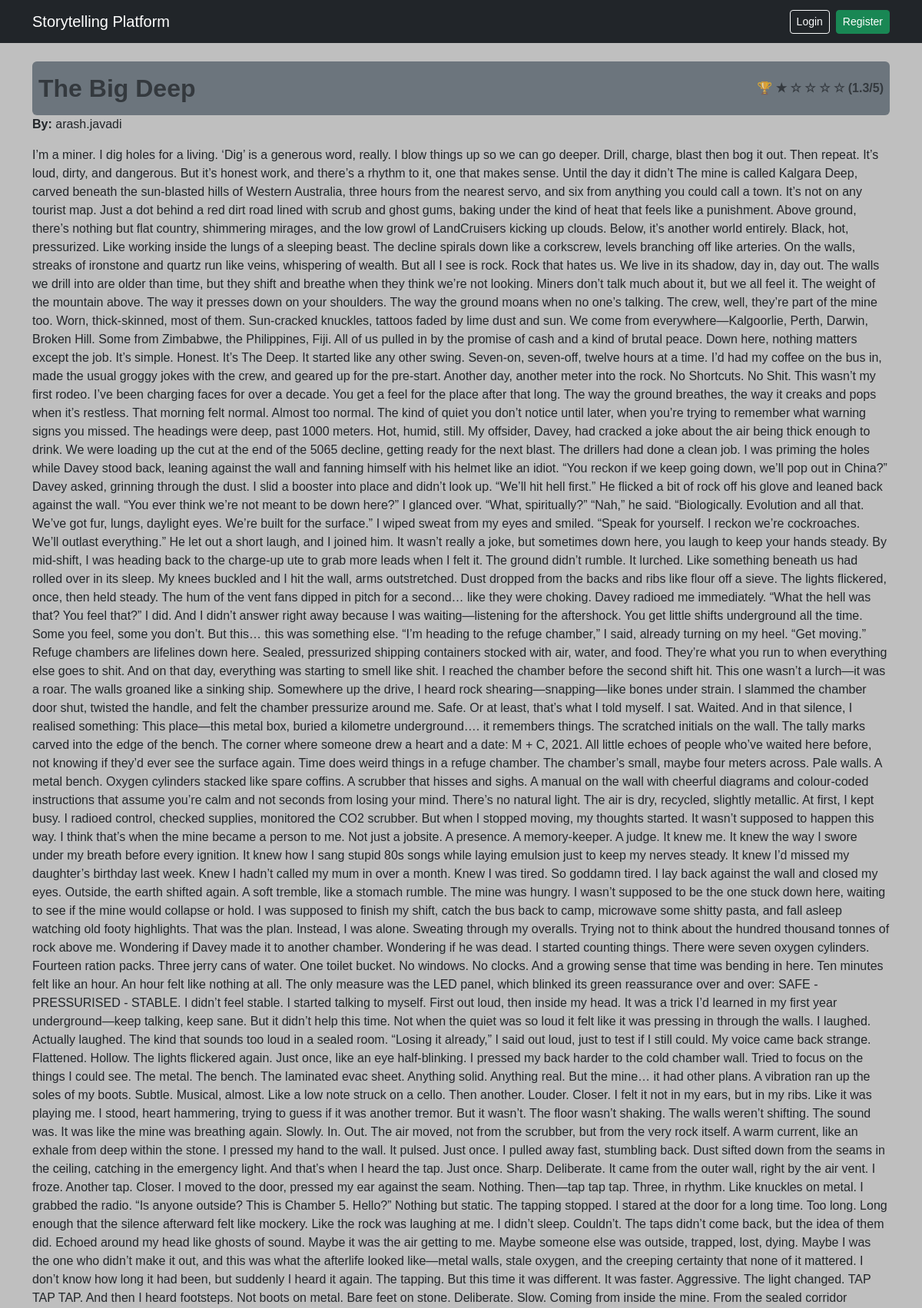
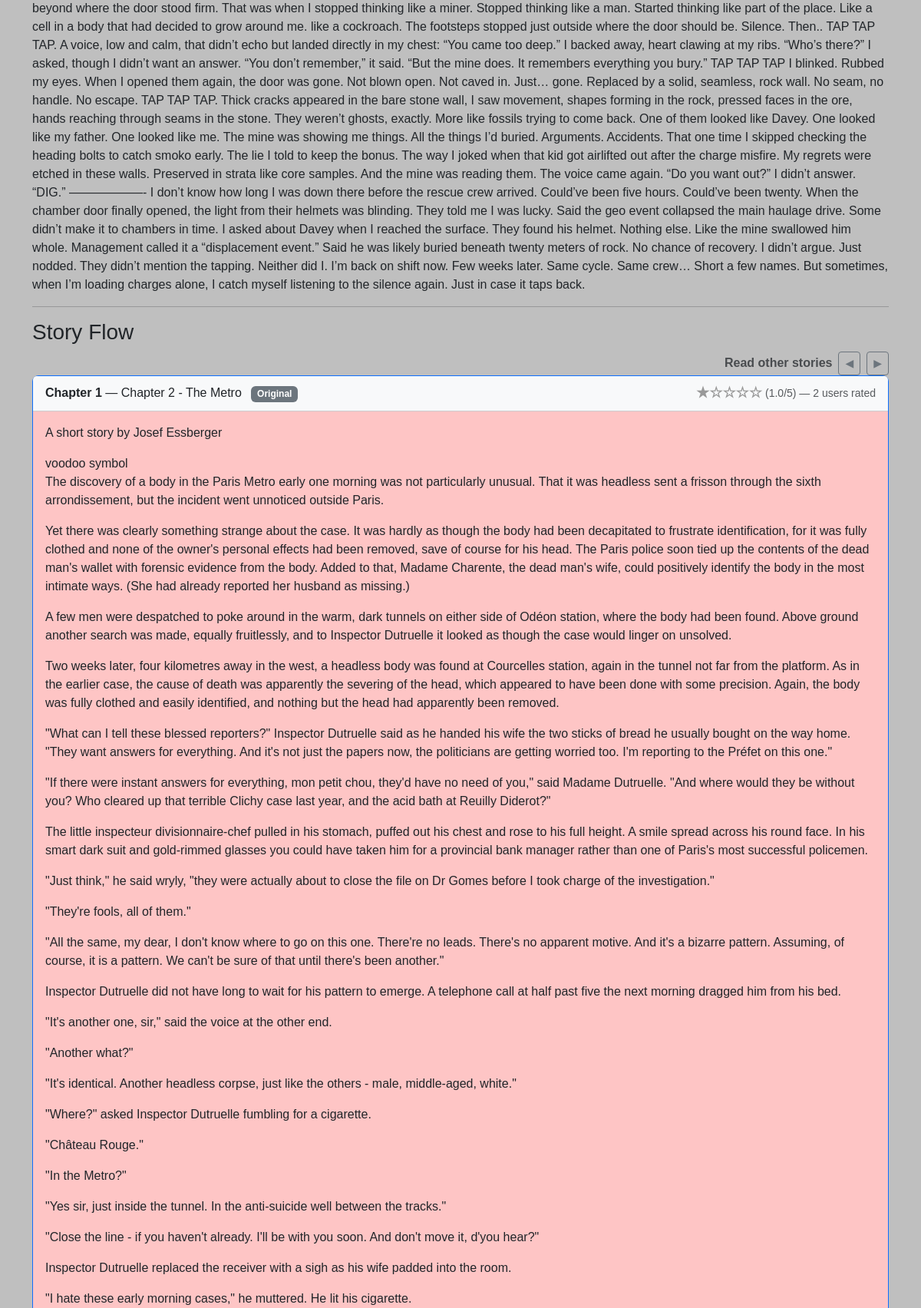
The page /story/2/ (upper part) on the database its author committed (2 pictures, top to bottom).
### stories/models.py (models this page shows, shortened)
class Story(models.Model):
    title                = models.CharField(max_length=200)
    description          = models.TextField()
    author               = models.ForeignKey(User, on_delete=models.CASCADE)
    is_public            = models.BooleanField(default=True)
    allow_contributions  = models.BooleanField(default=True)
    created_on           = models.DateTimeField(auto_now_add=True)
    image                = models.ImageField(upload_to='stories/', blank=True, null=True)
    @property
    def first_slide_chapters(self):
        roots = self.chapters.filter(parent=None).order_by('created_on')
        best_chapters = []
        for root in roots:
            children = list(root.children.all().annotate(avg_rating=Avg('ratings__value')))
            root.avg_rating = root.average_rating
            all_versions = [root] + children
            best = max(all_versions, key=lambda ch: ch.avg_rating or 0)
            best_chapters.append(best)
        return best_chapters
    @property
    def total_rank(self):
        chapters = self.first_slide_chapters
        if not chapters:
            return 0
        return round(sum(ch.average_rating for ch in chapters) / len(chapters), 2)

class Chapter(models.Model):
    story       = models.ForeignKey(Story, on_delete=models.CASCADE,
                                    related_name="chapters")
    title       = models.CharField(max_length=200)
    content     = models.TextField()
    author      = models.ForeignKey(User, on_delete=models.CASCADE)
    parent      = models.ForeignKey(
        "self", on_delete=models.CASCADE,
        null=True, blank=True, related_name="children"
    )
    created_on  = models.DateTimeField(auto_now_add=True)
    @property
    def average_rating(self):
        return self.ratings.aggregate(avg=Avg("value"))["avg"] or 0

### stories/views.py (the view)
# urls.py: path('story/<int:story_id>/', views.story_detail, name='story_detail'),
def story_detail(request, story_id):
    story = get_object_or_404(Story, id=story_id, is_public=True)
    root_chapters = story.chapters.filter(parent=None).order_by('created_on')
    branches = []
    for root in root_chapters:
        children = list(
            root.children.all().annotate(avg_rating=Avg("ratings__value"))
        )
        root.avg_rating = root.average_rating
        all_chapters = [root] + children
        for ch in all_chapters:
            ch.rating_count = ch.ratings.count()
            if request.user.is_authenticated:
                ch.user_rating = Rating.objects.filter(chapter=ch, user=request.user).first()
        sorted_chapters = sorted(all_chapters, key=lambda c: c.avg_rating or 0, reverse=True)
        branches.append({
            'parent': root,  # keep for context if needed
            'sorted_chapters': sorted_chapters,
        })
    return render(request, 'stories/story_detail.html', {
        'story': story,
        'branches': branches,
    })

### templates/stories/story_detail.html (shortened to what this page needs)
{% extends "base.html" %}
{% block content %}
{% load static %}
<div class="p-2 rounded d-flex justify-content-between align-items-center bg-secondary">
    <h2 class="mt-2 text-muted fw-bold">{{ story.title }}</h2>
    {% with story.total_rank as rating %}
    <span class="ms-4 text-muted fw-bold">
        🏆
        {% for i in "12345"|make_list %}
        {% if forloop.counter <= rating %} ★ {% else %} ☆ {% endif %} {% endfor %} ({{ rating|floatformat:"1" }}/5)
            </span>
            {% endwith %}
</div>
<p><strong>By:</strong> {{ story.author.username }}</p>
<p>{{ story.description }}</p>
<hr>
<h3>Story Flow</h3>
{% for branch in branches %}
<div id="carousel-{{ branch.parent.id }}" class="carousel slide mb-4">
    {% include "stories/_carousel_controls.html" with parent=branch.parent sorted_chapters=branch.sorted_chapters %}
    <div class="carousel-inner">
        {% for chapter in branch.sorted_chapters %}
        <div class="carousel-item {% if forloop.first %}active{% endif %}">
            <div class="card {% if forloop.first %}border-primary shadow-sm{% endif %}">
                <div
                    class="card-header bg-light d-flex flex-column flex-sm-row justify-content-between align-items-center">
                    <span class="mb-2 mb-sm-0">
                        <strong>Chapter {{ forloop.counter }}</strong> — {{ chapter.title }}
                        {% if chapter.id == branch.parent.id %}
                        <span class="badge bg-secondary ms-2">Original</span>
                        {% endif %}
                    </span>
                    <small class="avg ms-2 text-muted d-flex align-items-center gap-1">
                        <span class="avg-stars" data-average="{{ chapter.avg_rating }}"></span>
                        ({{ chapter.avg_rating|floatformat:1 }}/5) —
                        {{ chapter.rating_count }} user{{ chapter.rating_count|pluralize }} rated
                    </small>
                </div>
                <div class="card-body">
                    {{ chapter.content|linebreaks }}
                </div>
            </div>
        </div>
        {% endfor %}
    </div>
</div>
{% endfor %}
{% endblock %}

### templates/stories/_carousel_controls.html (shortened to what this page needs)
{% if sorted_chapters|length > 1 %}
<div class="d-flex justify-content-end align-items-center gap-2">
    <span class="fw-bold text-muted">Read other stories</span>
    <button class="btn btn-outline-secondary btn-sm" type="button" data-bs-target="#carousel-{{ parent.id }}"
        data-bs-slide="prev">◀</button>
    <button class="btn btn-outline-secondary btn-sm" type="button" data-bs-target="#carousel-{{ parent.id }}"
        data-bs-slide="next">▶</button>
</div>
{% endif %}

### static/css/style.css (style rules this page uses)
body { background: #bfbfbf; font-family: Arial, sans-serif; }
h2 { color: #0d6efd; }
.carousel-item .card { background: #fec5c5; border-radius: 0.5rem; }
.carousel-item { display: none; }
.carousel-item.active { display: block; }
.avg-stars { font-family: "Arial", sans-serif; font-weight: bold; }

### rows shown on the page
Story: title "The Big Deep", author.username "arash.javadi", description "I’m a miner. I dig holes for a living. ‘Dig’ is a generous word, really. I blow things up so we can go deeper. Drill, charge, blast then bog it out. Then repeat. It’s loud, dirty, and dangerous. But it’s honest work, and there’s a rhythm to it, one that makes sense. Until the day it didn’t The mine is called Kalgara Deep, carved beneath the sun-blasted hills of Western Australia, three hours from the nearest servo, and six from anything you could call a town. It’s not on any tourist map. Just a dot behind a red dirt road lined with scrub and ghost gums, baking under the kind of heat that feels like a punishment. Above ground, there’s nothing but flat country, shimmering mirages, and the low…"
Chapter: title "Chapter 2 - The Metro", shows "Original", avg_rating "1.0", rating_count "2", content "A short story by Josef Essberger voodoo symbol The discovery of a body in the Paris Metro early one morning was not particularly unusual. That it was headless sent a frisson through the sixth arrondissement, but the incident went unnoticed outside Paris. Yet there was clearly something strange about the case. It was hardly as though the body had been decapitated to frustrate identification, for it was fully clothed and none of the owner's personal effects had been removed, save of course for his head. The Paris police soon tied up the contents of the dead man's wallet with forensic evidence from the body. Added to that, Madame Charente, the dead man's wife, could positively identify the…"

### other values the page prints
{{ rating|floatformat:"1" }} "1.3"
